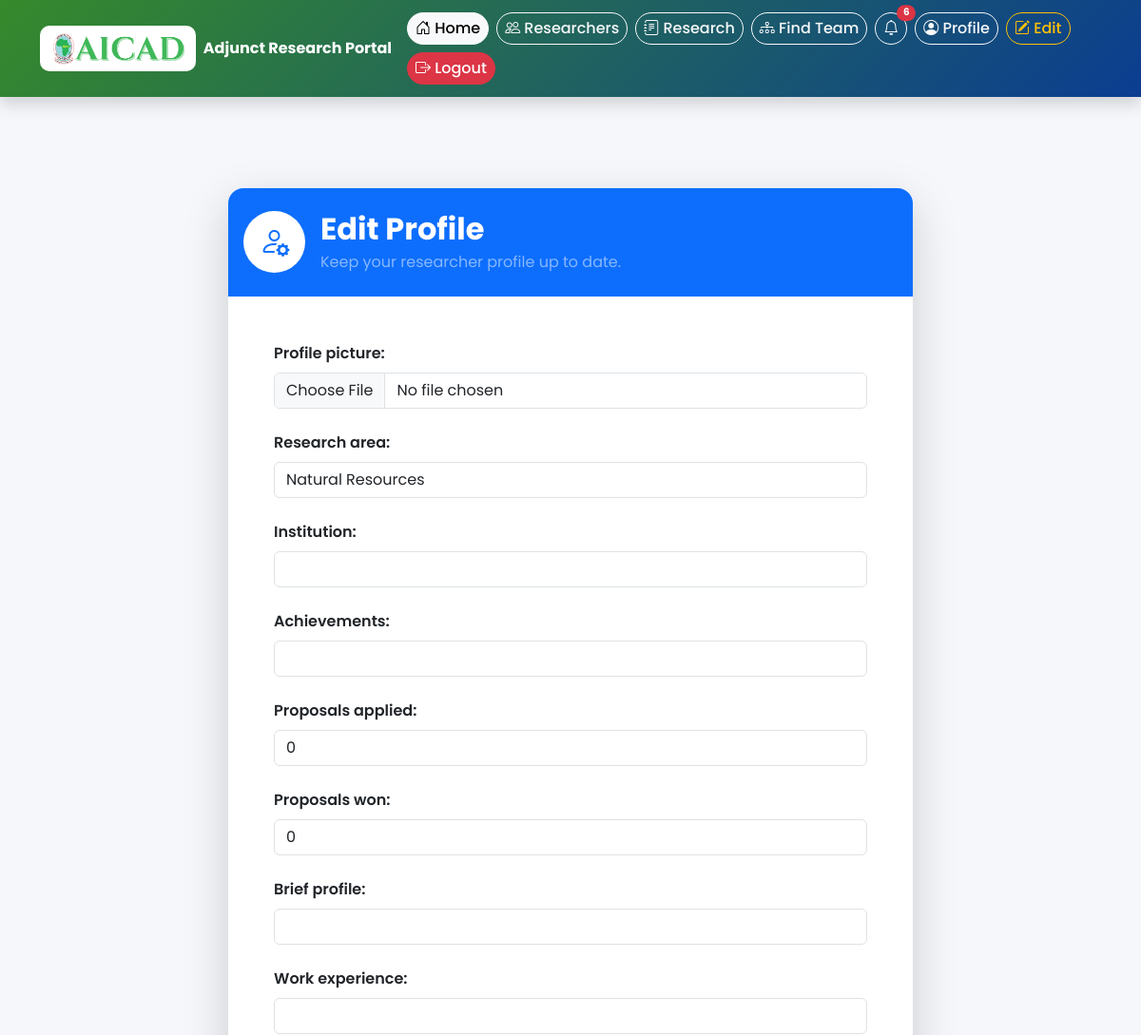
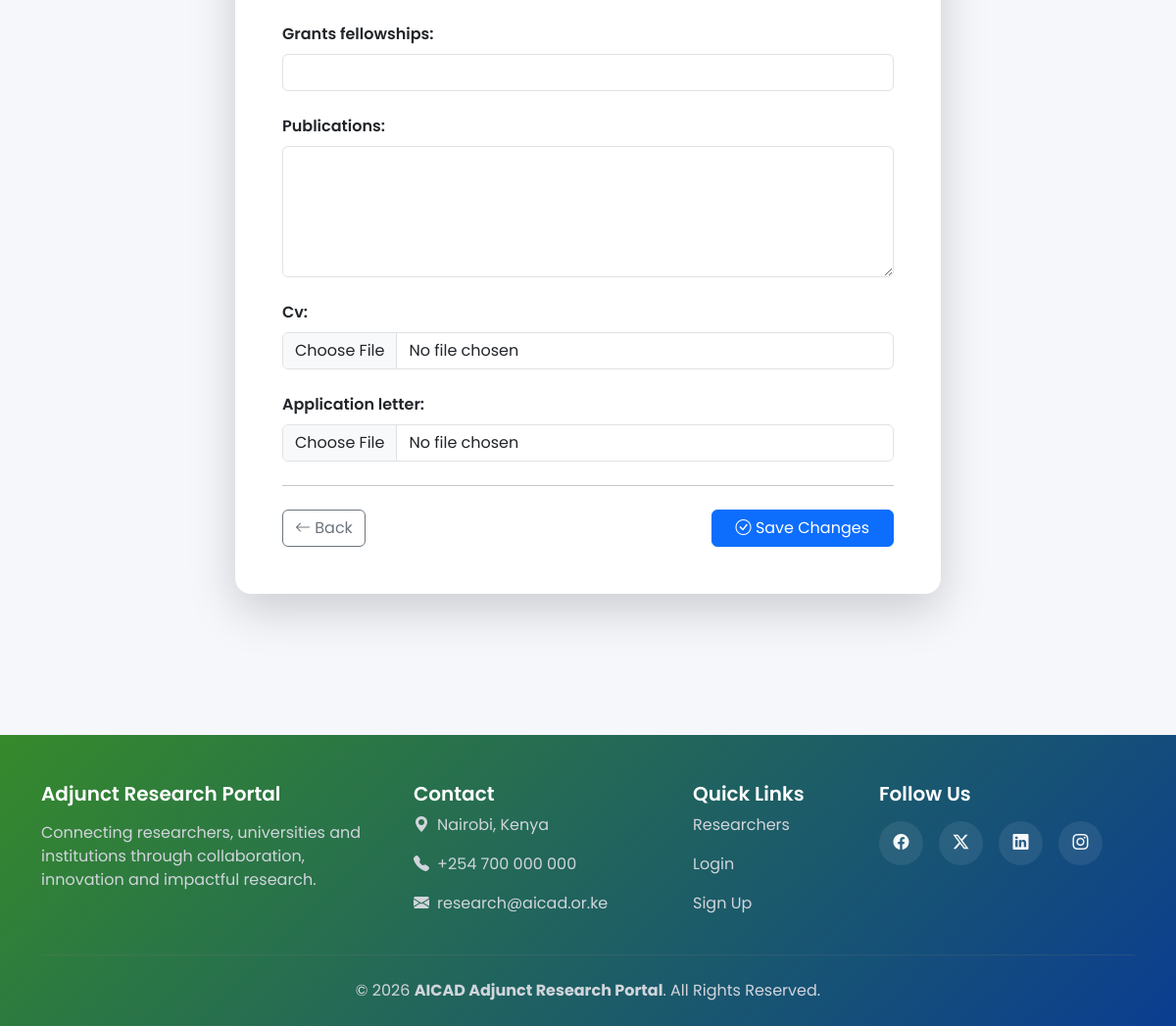
The page /edit-profile/ (signed in) on the database its author committed (2 pictures, top to bottom).
### accounts/models.py (models this page shows, shortened)
class ResearcherProfile(models.Model):
    user = models.OneToOneField(
        User,
        on_delete=models.CASCADE
    )
    profile_picture = models.ImageField(
        upload_to='profiles/',
        blank=True,
        null=True
    )
    research_area = models.CharField(
        max_length=255
    )
    institution = models.CharField(
        max_length=255,
        blank=True
    )
    achievements = RichTextField(
        blank=True
    )
    proposals_applied = models.IntegerField(
        default=0
    )
    proposals_won = models.IntegerField(
        default=0
    )
    is_adjunct_researcher = models.BooleanField(
        default=False
    )
    application_submitted = models.BooleanField(
        default=False
    )
    application_status = models.CharField(
        max_length=50,
        default='Pending'
    )
    qualification = RichTextField(
        blank=True
    )
    experience = RichTextField(
        blank=True
    )
    brief_profile = RichTextField(
        blank=True
    )
    work_experience = RichTextField(
        blank=True
    )
    grants_fellowships = RichTextField(
        blank=True
    )
    publications = RichTextField(
        blank=True
    )
    cv = models.FileField(
        upload_to='cv/',
        blank=True,
        null=True
    )
    application_letter = models.FileField(
        upload_to='application_letters/',
        blank=True,
        null=True
    )

### accounts/views.py (the view)
# urls.py: path('edit-profile/', views.edit_profile_view, name='edit_profile'),
@login_required
def edit_profile_view(request):
    profile = get_or_create_profile(request.user)
    if request.method == 'POST':
        form = ResearcherProfileForm(
            request.POST,
            request.FILES,
            instance=profile
        )
        if form.is_valid():
            form.save()
            return redirect('profile')
    else:
        form = ResearcherProfileForm(
            instance=profile
        )
    return render(
        request,
        'edit_profile.html',
        {'form': form}
    )

### accounts/forms.py
class ResearcherProfileForm(forms.ModelForm):
    class Meta:
        model = ResearcherProfile
        fields = [
            'profile_picture',
            'research_area',
            'institution',
            'achievements',
            'proposals_applied',
            'proposals_won',
            'brief_profile',
            'work_experience',
            'grants_fellowships',
            'publications',
            'cv',
            'application_letter',
        ]
        widgets = {
            'achievements': CKEditorWidget(),
            'brief_profile': CKEditorWidget(),
            'work_experience': CKEditorWidget(),
            'grants_fellowships': CKEditorWidget(),
        }

### accounts/utils.py (called while the page is built)
def get_or_create_profile(user):
    profile, created = ResearcherProfile.objects.get_or_create(
        user=user,
        defaults={
            'research_area': '',
            'institution': '',
            'achievements': '',
            'proposals_applied': 0,
            'proposals_won': 0,
        }
    )
    return profile

### templates/edit_profile.html (shortened to what this page needs)
{% extends 'base.html' %}
{% block content %}
<div class="container py-5">
    <div class="row justify-content-center">
        <div class="col-lg-9 col-xl-8">
            <div class="card border-0 shadow-lg rounded-4 overflow-hidden">
                <div class="card-header bg-primary text-white border-0 py-4">
                    <div class="d-flex align-items-center">
                        <div class="bg-white text-primary rounded-circle d-flex justify-content-center align-items-center me-3"
                             style="width:65px; height:65px;">
                            <i class="bi bi-person-gear fs-2"></i>
                        </div>
                        <div>
                            <h2 class="fw-bold mb-1">
                                Edit Profile
                            </h2>
                            <p class="mb-0 text-white-50">
                                Keep your researcher profile up to date.
                            </p>
                        </div>
                    </div>
                </div>
                <div class="card-body p-4 p-lg-5">
                    <form method="POST" enctype="multipart/form-data">
                        {{ form.as_p }}
                        <hr class="my-4">
                        <div class="d-flex justify-content-between flex-wrap gap-2">
                            <a href="javascript:history.back()"
                               class="btn btn-outline-secondary">
                                <i class="bi bi-arrow-left"></i>
                                Back
                            </a>
                            <button type="submit"
                                    class="btn btn-primary px-4">
                                <i class="bi bi-check-circle"></i>
                                Save Changes
                            </button>
                        </div>
                    </form>
                </div>
            </div>
        </div>
    </div>
</div>
{% endblock %}

### templates/base.html (style rules this page uses)
body { font-family:'Poppins',sans-serif; background:#f5f7fb; color:#333; }

### rows shown on the page
ResearcherProfile: research_area "Natural Resources", proposals_applied "0", proposals_won "0"

### other values the page prints
{{ unread_count }} "6"
